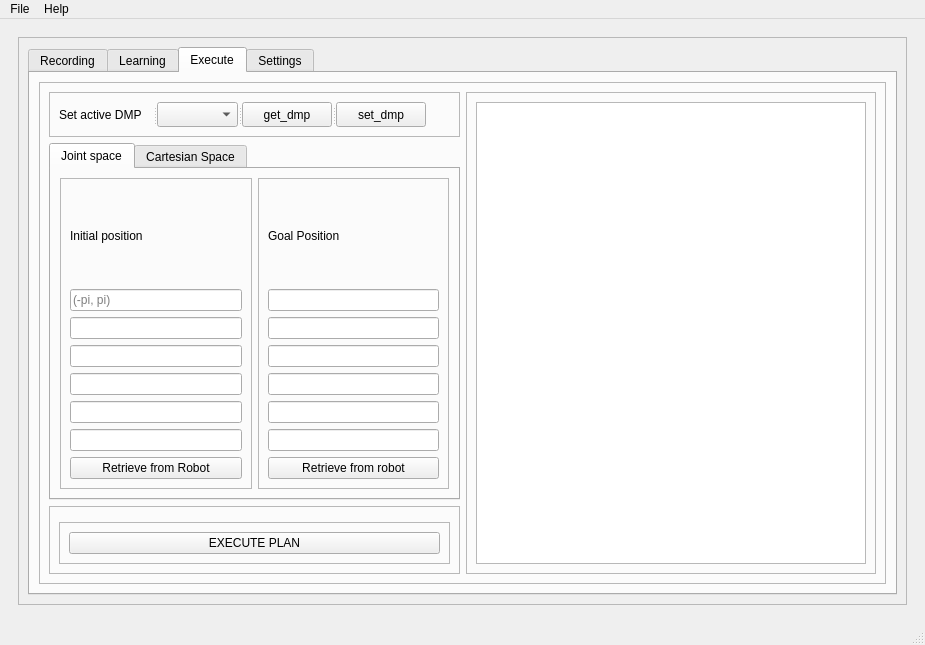
<?xml version="1.0" encoding="UTF-8"?>
<ui version="4.0">
 <class>MainWindow</class>
 <widget class="QMainWindow" name="MainWindow">
  <property name="geometry">
   <rect>
    <x>0</x>
    <y>0</y>
    <width>925</width>
    <height>645</height>
   </rect>
  </property>
  <property name="windowTitle">
   <string>MainWindow</string>
  </property>
  <widget class="QWidget" name="centralwidget">
   <layout class="QGridLayout" name="gridLayout_2">
    <item row="0" column="0">
     <widget class="QStackedWidget" name="stackedWidget">
      <property name="currentIndex">
       <number>1</number>
      </property>
      <widget class="QWidget" name="page_1">
       <layout class="QGridLayout" name="gridLayout_3">
        <item row="0" column="0">
         <widget class="QFrame" name="frame_4">
          <property name="minimumSize">
           <size>
            <width>0</width>
            <height>200</height>
           </size>
          </property>
          <property name="frameShape">
           <enum>QFrame::StyledPanel</enum>
          </property>
          <property name="frameShadow">
           <enum>QFrame::Raised</enum>
          </property>
          <layout class="QGridLayout" name="gridLayout">
           <item row="0" column="0">
            <widget class="QTextEdit" name="textEdit">
             <property name="readOnly">
              <bool>true</bool>
             </property>
             <property name="html">
              <string>&lt;!DOCTYPE HTML PUBLIC &quot;-//W3C//DTD HTML 4.0//EN&quot; &quot;http://www.w3.org/TR/REC-html40/strict.dtd&quot;&gt;
&lt;html&gt;&lt;head&gt;&lt;meta name=&quot;qrichtext&quot; content=&quot;1&quot; /&gt;&lt;style type=&quot;text/css&quot;&gt;
p, li { white-space: pre-wrap; }
&lt;/style&gt;&lt;/head&gt;&lt;body style=&quot; font-family:'Ubuntu'; font-size:11pt; font-weight:400; font-style:normal;&quot;&gt;
&lt;p align=&quot;center&quot; style=&quot; margin-top:0px; margin-bottom:0px; margin-left:0px; margin-right:0px; -qt-block-indent:0; text-indent:0px;&quot;&gt;&lt;span style=&quot; font-size:24pt; font-weight:600;&quot;&gt;Welcome to this robot DMP application.&lt;/span&gt;&lt;/p&gt;
&lt;p align=&quot;center&quot; style=&quot;-qt-paragraph-type:empty; margin-top:0px; margin-bottom:0px; margin-left:0px; margin-right:0px; -qt-block-indent:0; text-indent:0px;&quot;&gt;&lt;br /&gt;&lt;/p&gt;
&lt;p align=&quot;center&quot; style=&quot;-qt-paragraph-type:empty; margin-top:0px; margin-bottom:0px; margin-left:0px; margin-right:0px; -qt-block-indent:0; text-indent:0px;&quot;&gt;&lt;br /&gt;&lt;/p&gt;
&lt;p align=&quot;center&quot; style=&quot; margin-top:0px; margin-bottom:0px; margin-left:0px; margin-right:0px; -qt-block-indent:0; text-indent:0px;&quot;&gt;Author: Roy Ove Eriksen&lt;/p&gt;&lt;/body&gt;&lt;/html&gt;</string>
             </property>
            </widget>
           </item>
          </layout>
         </widget>
        </item>
        <item row="1" column="0">
         <widget class="QFrame" name="frame_3">
          <property name="minimumSize">
           <size>
            <width>0</width>
            <height>200</height>
           </size>
          </property>
          <property name="frameShape">
           <enum>QFrame::StyledPanel</enum>
          </property>
          <property name="frameShadow">
           <enum>QFrame::Raised</enum>
          </property>
          <layout class="QGridLayout" name="gridLayout_5">
           <item row="0" column="0">
            <widget class="QFrame" name="frame_2">
             <property name="minimumSize">
              <size>
               <width>100</width>
               <height>100</height>
              </size>
             </property>
             <property name="frameShape">
              <enum>QFrame::StyledPanel</enum>
             </property>
             <property name="frameShadow">
              <enum>QFrame::Raised</enum>
             </property>
             <layout class="QGridLayout" name="gridLayout_4">
              <item row="0" column="0">
               <widget class="QSplitter" name="splitter">
                <property name="orientation">
                 <enum>Qt::Horizontal</enum>
                </property>
                <widget class="QLabel" name="RobotIPLabel">
                 <property name="text">
                  <string>Robot IP:</string>
                 </property>
                </widget>
                <widget class="QLineEdit" name="IPLineEdit">
                 <property name="maximumSize">
                  <size>
                   <width>16777215</width>
                   <height>26</height>
                  </size>
                 </property>
                 <property name="placeholderText">
                  <string>192.168.1.128</string>
                 </property>
                </widget>
               </widget>
              </item>
              <item row="1" column="0">
               <widget class="QSplitter" name="splitter_2">
                <property name="orientation">
                 <enum>Qt::Horizontal</enum>
                </property>
                <widget class="QCheckBox" name="simulationCheckBox">
                 <property name="maximumSize">
                  <size>
                   <width>16777215</width>
                   <height>25</height>
                  </size>
                 </property>
                 <property name="text">
                  <string>Simulation</string>
                 </property>
                </widget>
               </widget>
              </item>
             </layout>
            </widget>
           </item>
           <item row="2" column="0">
            <widget class="QFrame" name="frame">
             <property name="minimumSize">
              <size>
               <width>100</width>
               <height>100</height>
              </size>
             </property>
             <property name="frameShape">
              <enum>QFrame::StyledPanel</enum>
             </property>
             <property name="frameShadow">
              <enum>QFrame::Raised</enum>
             </property>
             <layout class="QVBoxLayout" name="verticalLayout">
              <item>
               <widget class="QPushButton" name="startButton">
                <property name="minimumSize">
                 <size>
                  <width>0</width>
                  <height>70</height>
                 </size>
                </property>
                <property name="text">
                 <string>Start</string>
                </property>
               </widget>
              </item>
              <item>
               <widget class="QPushButton" name="shutDownButton">
                <property name="text">
                 <string>Shutdown</string>
                </property>
               </widget>
              </item>
             </layout>
            </widget>
           </item>
           <item row="1" column="0">
            <widget class="QComboBox" name="ChooseRobotcomboBox">
             <item>
              <property name="text">
               <string>UR3</string>
              </property>
             </item>
             <item>
              <property name="text">
               <string>UR5</string>
              </property>
             </item>
             <item>
              <property name="text">
               <string>UR10</string>
              </property>
             </item>
            </widget>
           </item>
          </layout>
         </widget>
        </item>
       </layout>
      </widget>
      <widget class="QWidget" name="page_2">
       <layout class="QGridLayout" name="gridLayout_18">
        <item row="0" column="0">
         <widget class="QFrame" name="frame_21">
          <property name="frameShape">
           <enum>QFrame::StyledPanel</enum>
          </property>
          <property name="frameShadow">
           <enum>QFrame::Raised</enum>
          </property>
          <layout class="QGridLayout" name="gridLayout_13">
           <item row="0" column="0">
            <widget class="QSplitter" name="splitter_12">
             <property name="orientation">
              <enum>Qt::Horizontal</enum>
             </property>
             <widget class="QTabWidget" name="Tab">
              <property name="tabShape">
               <enum>QTabWidget::Rounded</enum>
              </property>
              <property name="currentIndex">
               <number>2</number>
              </property>
              <widget class="QWidget" name="Recording_tab">
               <attribute name="title">
                <string>Recording</string>
               </attribute>
               <layout class="QGridLayout" name="gridLayout_19">
                <item row="2" column="1" colspan="4">
                 <widget class="QFrame" name="frame_22">
                  <property name="frameShape">
                   <enum>QFrame::StyledPanel</enum>
                  </property>
                  <property name="frameShadow">
                   <enum>QFrame::Raised</enum>
                  </property>
                  <layout class="QVBoxLayout" name="verticalLayout_11">
                   <item>
                    <widget class="QPushButton" name="start_recording_button">
                     <property name="minimumSize">
                      <size>
                       <width>0</width>
                       <height>50</height>
                      </size>
                     </property>
                     <property name="text">
                      <string>Start</string>
                     </property>
                    </widget>
                   </item>
                   <item>
                    <widget class="QPushButton" name="stop_recording_button">
                     <property name="minimumSize">
                      <size>
                       <width>0</width>
                       <height>50</height>
                      </size>
                     </property>
                     <property name="text">
                      <string>Stop</string>
                     </property>
                    </widget>
                   </item>
                  </layout>
                 </widget>
                </item>
                <item row="0" column="2">
                 <widget class="QFrame" name="frame_23">
                  <property name="frameShape">
                   <enum>QFrame::StyledPanel</enum>
                  </property>
                  <property name="frameShadow">
                   <enum>QFrame::Raised</enum>
                  </property>
                  <layout class="QVBoxLayout" name="verticalLayout_12">
                   <item>
                    <widget class="QRadioButton" name="rec_EE_radio_button">
                     <property name="text">
                      <string>End-Effector</string>
                     </property>
                    </widget>
                   </item>
                   <item>
                    <widget class="QRadioButton" name="rec_JS_radio_button">
                     <property name="text">
                      <string>Joint_States</string>
                     </property>
                    </widget>
                   </item>
                   <item>
                    <widget class="QRadioButton" name="rec_JS_Filter_radio_button">
                     <property name="text">
                      <string>Joint_States with filtering</string>
                     </property>
                    </widget>
                   </item>
                  </layout>
                 </widget>
                </item>
                <item row="1" column="2">
                 <widget class="QLabel" name="label_15">
                  <property name="text">
                   <string>Name:</string>
                  </property>
                 </widget>
                </item>
                <item row="1" column="3">
                 <widget class="QLineEdit" name="name_recording_line_edit">
                  <property name="maximumSize">
                   <size>
                    <width>16777215</width>
                    <height>25</height>
                   </size>
                  </property>
                  <property name="text">
                   <string/>
                  </property>
                 </widget>
                </item>
               </layout>
              </widget>
              <widget class="QWidget" name="Generate_tab">
               <attribute name="title">
                <string>Learning</string>
               </attribute>
               <layout class="QGridLayout" name="gridLayout_20">
                <item row="0" column="0">
                 <widget class="QFrame" name="frame_26">
                  <property name="frameShape">
                   <enum>QFrame::StyledPanel</enum>
                  </property>
                  <property name="frameShadow">
                   <enum>QFrame::Raised</enum>
                  </property>
                  <layout class="QVBoxLayout" name="verticalLayout_15">
                   <item>
                    <widget class="QLabel" name="label_22">
                     <property name="text">
                      <string>Type of recording to load</string>
                     </property>
                    </widget>
                   </item>
                   <item>
                    <widget class="QRadioButton" name="load_EE_rec_radio_button">
                     <property name="text">
                      <string>End-Effector rec</string>
                     </property>
                    </widget>
                   </item>
                   <item>
                    <widget class="QRadioButton" name="load_JS_rec_radio_button">
                     <property name="text">
                      <string>Joint_state rec</string>
                     </property>
                    </widget>
                   </item>
                  </layout>
                 </widget>
                </item>
                <item row="1" column="0">
                 <widget class="QFrame" name="frame_24">
                  <property name="frameShape">
                   <enum>QFrame::StyledPanel</enum>
                  </property>
                  <property name="frameShadow">
                   <enum>QFrame::Raised</enum>
                  </property>
                  <layout class="QVBoxLayout" name="verticalLayout_13">
                   <item>
                    <widget class="QSplitter" name="splitter_13">
                     <property name="orientation">
                      <enum>Qt::Horizontal</enum>
                     </property>
                     <widget class="QLabel" name="label_16">
                      <property name="text">
                       <string>dt</string>
                      </property>
                     </widget>
                     <widget class="QLineEdit" name="dmp_dt_param_lineedit">
                      <property name="placeholderText">
                       <string>Default: 0.008</string>
                      </property>
                     </widget>
                    </widget>
                   </item>
                   <item>
                    <widget class="QSplitter" name="splitter_14">
                     <property name="orientation">
                      <enum>Qt::Horizontal</enum>
                     </property>
                     <widget class="QLabel" name="label_17">
                      <property name="text">
                       <string>K</string>
                      </property>
                     </widget>
                     <widget class="QLineEdit" name="dmp_K_param_lineedit">
                      <property name="placeholderText">
                       <string>Default: 100</string>
                      </property>
                     </widget>
                    </widget>
                   </item>
                   <item>
                    <widget class="QSplitter" name="splitter_15">
                     <property name="orientation">
                      <enum>Qt::Horizontal</enum>
                     </property>
                     <widget class="QLabel" name="label_18">
                      <property name="text">
                       <string>D</string>
                      </property>
                     </widget>
                     <widget class="QLineEdit" name="dmp_D_param_lineedit">
                      <property name="placeholderText">
                       <string>Default: 1</string>
                      </property>
                     </widget>
                    </widget>
                   </item>
                   <item>
                    <widget class="QSplitter" name="splitter_16">
                     <property name="orientation">
                      <enum>Qt::Horizontal</enum>
                     </property>
                     <widget class="QLabel" name="label_19">
                      <property name="text">
                       <string># basis_func</string>
                      </property>
                     </widget>
                     <widget class="QLineEdit" name="dmp_basisfunc_param_lineedit">
                      <property name="placeholderText">
                       <string>Default: 120</string>
                      </property>
                     </widget>
                    </widget>
                   </item>
                  </layout>
                 </widget>
                </item>
                <item row="2" column="0">
                 <widget class="QFrame" name="frame_25">
                  <property name="frameShape">
                   <enum>QFrame::StyledPanel</enum>
                  </property>
                  <property name="frameShadow">
                   <enum>QFrame::Raised</enum>
                  </property>
                  <layout class="QGridLayout" name="gridLayout_8">
                   <item row="0" column="0">
                    <widget class="QSplitter" name="splitter_5">
                     <property name="orientation">
                      <enum>Qt::Horizontal</enum>
                     </property>
                     <widget class="QLabel" name="label_20">
                      <property name="text">
                       <string>name of recording</string>
                      </property>
                     </widget>
                     <widget class="QComboBox" name="load_name_rec_comboBox">
                      <property name="editable">
                       <bool>true</bool>
                      </property>
                     </widget>
                     <widget class="QPushButton" name="Get_recordings_pushButton">
                      <property name="maximumSize">
                       <size>
                        <width>120</width>
                        <height>16777215</height>
                       </size>
                      </property>
                      <property name="text">
                       <string>Get Recordings</string>
                      </property>
                     </widget>
                    </widget>
                   </item>
                   <item row="1" column="0">
                    <widget class="QSplitter" name="splitter_18">
                     <property name="orientation">
                      <enum>Qt::Horizontal</enum>
                     </property>
                     <widget class="QLabel" name="label_21">
                      <property name="text">
                       <string>name of output file</string>
                      </property>
                     </widget>
                     <widget class="QLineEdit" name="save_name_dmp_lineedit">
                      <property name="placeholderText">
                       <string>ex: recording_start_goal_with</string>
                      </property>
                     </widget>
                    </widget>
                   </item>
                  </layout>
                 </widget>
                </item>
                <item row="3" column="0">
                 <widget class="QFrame" name="frame_27">
                  <property name="frameShape">
                   <enum>QFrame::StyledPanel</enum>
                  </property>
                  <property name="frameShadow">
                   <enum>QFrame::Raised</enum>
                  </property>
                  <layout class="QVBoxLayout" name="verticalLayout_16">
                   <item>
                    <widget class="QPushButton" name="generate_DMP_button">
                     <property name="text">
                      <string>Generate DMP</string>
                     </property>
                    </widget>
                   </item>
                  </layout>
                 </widget>
                </item>
               </layout>
              </widget>
              <widget class="QWidget" name="Execute_tab">
               <attribute name="title">
                <string>Execute</string>
               </attribute>
               <layout class="QGridLayout" name="gridLayout_31">
                <item row="0" column="1">
                 <widget class="QFrame" name="frame_28">
                  <property name="frameShape">
                   <enum>QFrame::StyledPanel</enum>
                  </property>
                  <property name="frameShadow">
                   <enum>QFrame::Raised</enum>
                  </property>
                  <layout class="QGridLayout" name="gridLayout_7">
                   <item row="0" column="0">
                    <widget class="QFrame" name="frame_29">
                     <property name="minimumSize">
                      <size>
                       <width>0</width>
                       <height>45</height>
                      </size>
                     </property>
                     <property name="frameShape">
                      <enum>QFrame::StyledPanel</enum>
                     </property>
                     <property name="frameShadow">
                      <enum>QFrame::Raised</enum>
                     </property>
                     <widget class="QSplitter" name="splitter_3">
                      <property name="geometry">
                       <rect>
                        <x>10</x>
                        <y>10</y>
                        <width>367</width>
                        <height>25</height>
                       </rect>
                      </property>
                      <property name="orientation">
                       <enum>Qt::Horizontal</enum>
                      </property>
                      <widget class="QLabel" name="label_23">
                       <property name="text">
                        <string>Set active DMP</string>
                       </property>
                      </widget>
                      <widget class="QComboBox" name="set_DMP_comboBox">
                       <property name="minimumSize">
                        <size>
                         <width>0</width>
                         <height>25</height>
                        </size>
                       </property>
                      </widget>
                      <widget class="QPushButton" name="get_active_DMP_pushButton">
                       <property name="text">
                        <string>get_dmp</string>
                       </property>
                      </widget>
                      <widget class="QPushButton" name="set_active_DMP_pushButton">
                       <property name="text">
                        <string>set_dmp</string>
                       </property>
                      </widget>
                     </widget>
                    </widget>
                   </item>
                   <item row="0" column="1" rowspan="3">
                    <widget class="QFrame" name="frame_5">
                     <property name="frameShape">
                      <enum>QFrame::StyledPanel</enum>
                     </property>
                     <property name="frameShadow">
                      <enum>QFrame::Raised</enum>
                     </property>
                     <layout class="QGridLayout" name="gridLayout_6">
                      <item row="0" column="0">
                       <widget class="QPlainTextEdit" name="plainTextEdit">
                        <property name="autoFillBackground">
                         <bool>true</bool>
                        </property>
                       </widget>
                      </item>
                     </layout>
                    </widget>
                   </item>
                   <item row="1" column="0">
                    <widget class="QTabWidget" name="tabWidget">
                     <property name="currentIndex">
                      <number>0</number>
                     </property>
                     <widget class="QWidget" name="jointspace_2">
                      <attribute name="title">
                       <string>Joint space</string>
                      </attribute>
                      <layout class="QGridLayout" name="gridLayout_24">
                       <item row="0" column="0">
                        <widget class="QFrame" name="frame_32">
                         <property name="frameShape">
                          <enum>QFrame::StyledPanel</enum>
                         </property>
                         <property name="frameShadow">
                          <enum>QFrame::Raised</enum>
                         </property>
                         <layout class="QGridLayout" name="gridLayout_25">
                          <item row="1" column="0">
                           <widget class="QLineEdit" name="set_JointState_init_0_lineEdit">
                            <property name="placeholderText">
                             <string>(-pi, pi)</string>
                            </property>
                           </widget>
                          </item>
                          <item row="3" column="0">
                           <widget class="QLineEdit" name="set_JointState_init_2_lineEdit"/>
                          </item>
                          <item row="6" column="0">
                           <widget class="QLineEdit" name="set_JointState_init_5_lineEdit"/>
                          </item>
                          <item row="2" column="0">
                           <widget class="QLineEdit" name="set_JointState_init_1_lineEdit"/>
                          </item>
                          <item row="4" column="0">
                           <widget class="QLineEdit" name="set_JointState_init_3_lineEdit"/>
                          </item>
                          <item row="7" column="0">
                           <widget class="QPushButton" name="get_JS_init_robot_pushButton">
                            <property name="text">
                             <string>Retrieve from Robot</string>
                            </property>
                           </widget>
                          </item>
                          <item row="5" column="0">
                           <widget class="QLineEdit" name="set_JointState_init_4_lineEdit"/>
                          </item>
                          <item row="0" column="0">
                           <widget class="QLabel" name="label_25">
                            <property name="text">
                             <string>Initial position</string>
                            </property>
                           </widget>
                          </item>
                         </layout>
                        </widget>
                       </item>
                       <item row="0" column="1">
                        <widget class="QFrame" name="frame_33">
                         <property name="frameShape">
                          <enum>QFrame::StyledPanel</enum>
                         </property>
                         <property name="frameShadow">
                          <enum>QFrame::Raised</enum>
                         </property>
                         <layout class="QGridLayout" name="gridLayout_26">
                          <item row="2" column="0">
                           <widget class="QLineEdit" name="set_JointState_goal_1_lineEdit"/>
                          </item>
                          <item row="7" column="0">
                           <widget class="QPushButton" name="get_JS_goal_robot_pushButton">
                            <property name="text">
                             <string>Retrieve from robot</string>
                            </property>
                           </widget>
                          </item>
                          <item row="5" column="0">
                           <widget class="QLineEdit" name="set_JointState_goal_4_lineEdit"/>
                          </item>
                          <item row="4" column="0">
                           <widget class="QLineEdit" name="set_JointState_goal_3_lineEdit"/>
                          </item>
                          <item row="1" column="0">
                           <widget class="QLineEdit" name="set_JointState_goal_0_lineEdit"/>
                          </item>
                          <item row="6" column="0">
                           <widget class="QLineEdit" name="set_JointState_goal_5_lineEdit"/>
                          </item>
                          <item row="3" column="0">
                           <widget class="QLineEdit" name="set_JointState_goal_2_lineEdit"/>
                          </item>
                          <item row="0" column="0">
                           <widget class="QLabel" name="label_26">
                            <property name="text">
                             <string>Goal Position</string>
                            </property>
                           </widget>
                          </item>
                         </layout>
                        </widget>
                       </item>
                      </layout>
                     </widget>
                     <widget class="QWidget" name="cartesianSpace_2">
                      <attribute name="title">
                       <string>Cartesian Space</string>
                      </attribute>
                      <layout class="QGridLayout" name="gridLayout_27">
                       <item row="0" column="0">
                        <widget class="QFrame" name="frame_34">
                         <property name="frameShape">
                          <enum>QFrame::StyledPanel</enum>
                         </property>
                         <property name="frameShadow">
                          <enum>QFrame::Raised</enum>
                         </property>
                         <layout class="QGridLayout" name="gridLayout_28">
                          <item row="3" column="0">
                           <widget class="QLineEdit" name="lineEdit_50"/>
                          </item>
                          <item row="7" column="0">
                           <widget class="QLineEdit" name="lineEdit_51"/>
                          </item>
                          <item row="2" column="0">
                           <widget class="QLineEdit" name="lineEdit_52"/>
                          </item>
                          <item row="4" column="0">
                           <widget class="QLineEdit" name="lineEdit_53"/>
                          </item>
                          <item row="8" column="0">
                           <widget class="QPushButton" name="pushButton_15">
                            <property name="text">
                             <string>Retrieve from Robot</string>
                            </property>
                           </widget>
                          </item>
                          <item row="6" column="0">
                           <widget class="QLineEdit" name="lineEdit_54"/>
                          </item>
                          <item row="0" column="0">
                           <widget class="QLabel" name="label_27">
                            <property name="text">
                             <string>Initial Pose</string>
                            </property>
                           </widget>
                          </item>
                          <item row="1" column="0">
                           <widget class="QLineEdit" name="lineEdit_55"/>
                          </item>
                          <item row="5" column="0">
                           <widget class="QLineEdit" name="lineEdit_56"/>
                          </item>
                         </layout>
                        </widget>
                       </item>
                       <item row="0" column="1">
                        <widget class="QFrame" name="frame_35">
                         <property name="frameShape">
                          <enum>QFrame::StyledPanel</enum>
                         </property>
                         <property name="frameShadow">
                          <enum>QFrame::Raised</enum>
                         </property>
                         <layout class="QGridLayout" name="gridLayout_29">
                          <item row="1" column="0">
                           <widget class="QLineEdit" name="lineEdit_57"/>
                          </item>
                          <item row="2" column="0">
                           <widget class="QLineEdit" name="lineEdit_58"/>
                          </item>
                          <item row="4" column="0">
                           <widget class="QLineEdit" name="lineEdit_59"/>
                          </item>
                          <item row="8" column="0">
                           <widget class="QPushButton" name="pushButton_16">
                            <property name="text">
                             <string>Retrieve from Robot</string>
                            </property>
                           </widget>
                          </item>
                          <item row="6" column="0">
                           <widget class="QLineEdit" name="lineEdit_60"/>
                          </item>
                          <item row="0" column="0">
                           <widget class="QLabel" name="label_28">
                            <property name="text">
                             <string>Goal Pose</string>
                            </property>
                           </widget>
                          </item>
                          <item row="7" column="0">
                           <widget class="QLineEdit" name="lineEdit_61"/>
                          </item>
                          <item row="3" column="0">
                           <widget class="QLineEdit" name="lineEdit_62"/>
                          </item>
                          <item row="5" column="0">
                           <widget class="QLineEdit" name="lineEdit_63"/>
                          </item>
                         </layout>
                        </widget>
                       </item>
                      </layout>
                     </widget>
                    </widget>
                   </item>
                   <item row="2" column="0">
                    <widget class="QFrame" name="frame_31">
                     <property name="frameShape">
                      <enum>QFrame::StyledPanel</enum>
                     </property>
                     <property name="frameShadow">
                      <enum>QFrame::Raised</enum>
                     </property>
                     <layout class="QGridLayout" name="gridLayout_23">
                      <item row="1" column="0">
                       <widget class="QFrame" name="frame_36">
                        <property name="frameShape">
                         <enum>QFrame::StyledPanel</enum>
                        </property>
                        <property name="frameShadow">
                         <enum>QFrame::Raised</enum>
                        </property>
                        <layout class="QGridLayout" name="gridLayout_30">
                         <item row="0" column="0">
                          <widget class="QPushButton" name="execute_plan_pushButton">
                           <property name="text">
                            <string>EXECUTE PLAN</string>
                           </property>
                          </widget>
                         </item>
                        </layout>
                       </widget>
                      </item>
                      <item row="0" column="0">
                       <widget class="QFrame" name="frame_30">
                        <property name="frameShape">
                         <enum>QFrame::StyledPanel</enum>
                        </property>
                        <property name="frameShadow">
                         <enum>QFrame::Raised</enum>
                        </property>
                        <widget class="QSplitter" name="splitter_4">
                         <property name="geometry">
                          <rect>
                           <x>10</x>
                           <y>10</y>
                           <width>300</width>
                           <height>25</height>
                          </rect>
                         </property>
                         <property name="orientation">
                          <enum>Qt::Horizontal</enum>
                         </property>
                         <widget class="QLabel" name="label_24">
                          <property name="text">
                           <string>tau</string>
                          </property>
                         </widget>
                         <widget class="QLineEdit" name="set_tau_lineedit">
                          <property name="maximumSize">
                           <size>
                            <width>16777215</width>
                            <height>28</height>
                           </size>
                          </property>
                          <property name="placeholderText">
                           <string>Default: 5</string>
                          </property>
                         </widget>
                         <widget class="QPushButton" name="get_DMP_Plan_pushButton">
                          <property name="text">
                           <string>Retrieve DMP plan</string>
                          </property>
                         </widget>
                        </widget>
                       </widget>
                      </item>
                     </layout>
                    </widget>
                   </item>
                  </layout>
                 </widget>
                </item>
               </layout>
              </widget>
              <widget class="QWidget" name="Settings_tab">
               <attribute name="title">
                <string>Settings</string>
               </attribute>
              </widget>
             </widget>
            </widget>
           </item>
          </layout>
         </widget>
        </item>
       </layout>
      </widget>
     </widget>
    </item>
   </layout>
  </widget>
  <widget class="QMenuBar" name="menubar">
   <property name="geometry">
    <rect>
     <x>0</x>
     <y>0</y>
     <width>925</width>
     <height>22</height>
    </rect>
   </property>
   <widget class="QMenu" name="menuFile">
    <property name="title">
     <string>File</string>
    </property>
   </widget>
   <widget class="QMenu" name="menuHelp">
    <property name="title">
     <string>Help</string>
    </property>
   </widget>
   <addaction name="menuFile"/>
   <addaction name="menuHelp"/>
  </widget>
  <widget class="QStatusBar" name="statusbar"/>
 </widget>
 <resources/>
 <connections/>
</ui>
